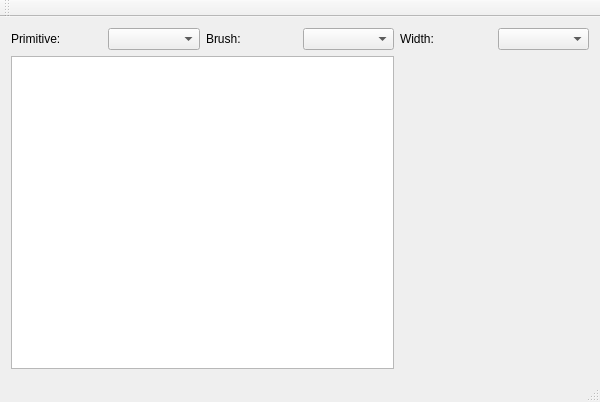
<?xml version="1.0" encoding="UTF-8"?>
<ui version="4.0">
 <class>MyPaintClass</class>
 <widget class="QMainWindow" name="MyPaintClass">
  <property name="geometry">
   <rect>
    <x>0</x>
    <y>0</y>
    <width>600</width>
    <height>402</height>
   </rect>
  </property>
  <property name="windowTitle">
   <string>MyPaint</string>
  </property>
  <widget class="QWidget" name="m_centra_widget">
   <layout class="QGridLayout" name="gridLayout">
    <item row="0" column="3">
     <widget class="QComboBox" name="m_brush_combo_box"/>
    </item>
    <item row="0" column="4">
     <widget class="QLabel" name="m_width_label">
      <property name="text">
       <string>Width: </string>
      </property>
     </widget>
    </item>
    <item row="0" column="5">
     <widget class="QComboBox" name="m_width_combo_box"/>
    </item>
    <item row="1" column="0" colspan="4">
     <widget class="QGraphicsView" name="m_graphics_view"/>
    </item>
    <item row="0" column="0">
     <widget class="QLabel" name="m_primitive_label">
      <property name="text">
       <string>Primitive:</string>
      </property>
     </widget>
    </item>
    <item row="0" column="2">
     <widget class="QLabel" name="m_brush_label">
      <property name="text">
       <string>Brush: </string>
      </property>
     </widget>
    </item>
    <item row="0" column="1">
     <widget class="QComboBox" name="m_primitive_combo_box"/>
    </item>
   </layout>
  </widget>
  <widget class="QMenuBar" name="m_menu_bar">
   <property name="geometry">
    <rect>
     <x>0</x>
     <y>0</y>
     <width>600</width>
     <height>21</height>
    </rect>
   </property>
  </widget>
  <widget class="QToolBar" name="m_main_tool_bar">
   <attribute name="toolBarArea">
    <enum>TopToolBarArea</enum>
   </attribute>
   <attribute name="toolBarBreak">
    <bool>false</bool>
   </attribute>
  </widget>
  <widget class="QStatusBar" name="m_status_bar"/>
 </widget>
 <layoutdefault spacing="6" margin="11"/>
 <resources>
  <include location="MyPaint.qrc"/>
 </resources>
 <connections/>
</ui>
